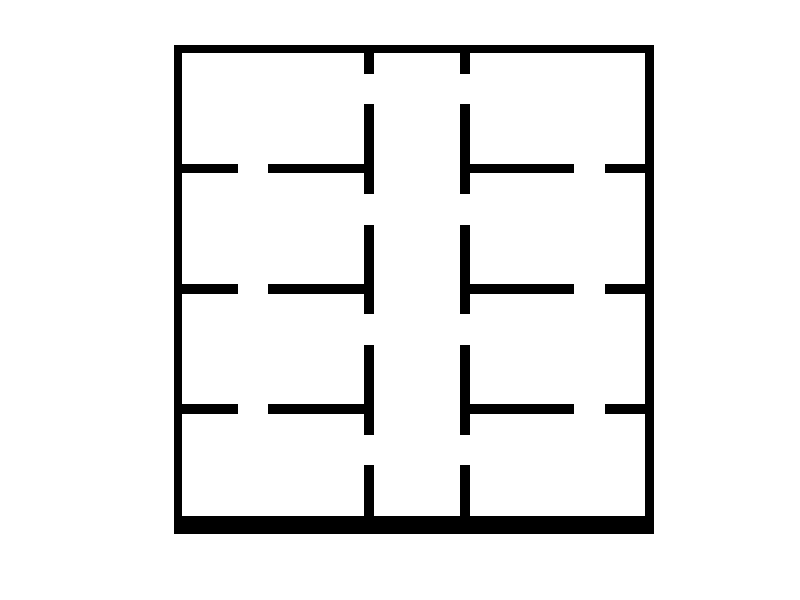
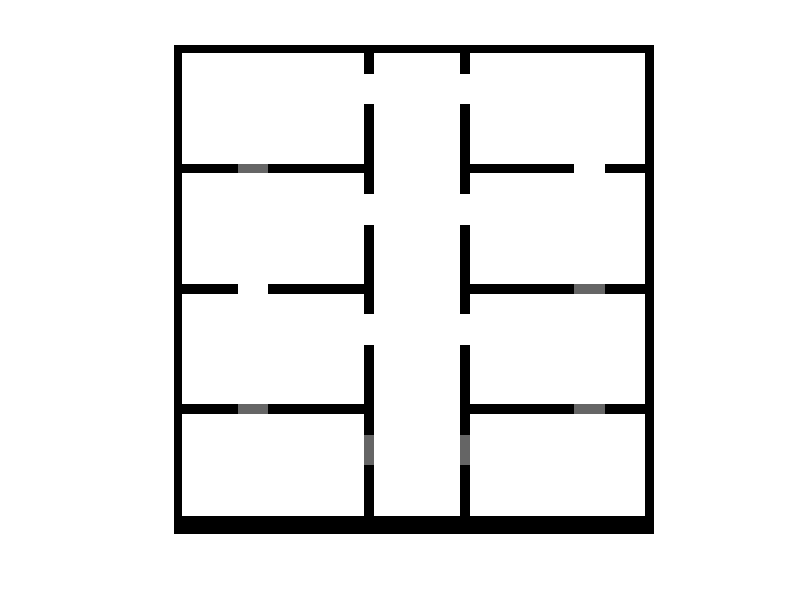

Reproduce these figures in MATLAB, in order.
w = 300;
h = 300;
room_h = h/4;
door_size = room_h/4;
Map = ones(h, w);
wall_w = 5;

obstacle_cost = 0.4;

% make border around map
Map(1:h, 1:wall_w) = 0;
Map(1:h, h-wall_w:w) = 0;
Map(1:wall_w, 1:w) = 0;
Map(h-wall_w:h, 1:w) = 0;

% vertical wall
leftcorridor_x = 120;
rightcorridor_x = 180;

% corridor
Map(1:h, leftcorridor_x:leftcorridor_x+wall_w) = 0;
Map(1:h, rightcorridor_x:rightcorridor_x+wall_w) = 0;

% horizontal walls
for i = 1:4
    % left room
    Map(room_h*i:room_h*i+wall_w, 1:leftcorridor_x) = 0;
    % left room vertical door
    Map(room_h*i - (room_h/2) - door_size: room_h*i - (room_h/2),...
        leftcorridor_x:leftcorridor_x+wall_w) = 1;
    % left room horizontal door
    if(i ~=4)
        Map(room_h*i:room_h*i+wall_w, ...
            leftcorridor_x/2-door_size:leftcorridor_x/2) = 1;
    end
    
    % right room
    Map(room_h*i:room_h*i+wall_w, rightcorridor_x:w) = 0;
    % right room vertical door
    Map(room_h*i - (room_h/2) - door_size: room_h*i - (room_h/2),...
        rightcorridor_x:rightcorridor_x+wall_w) = 1;
    % right room horizontal door
    if(i ~=4)
       Map(room_h*i:room_h*i+wall_w, ...
            3*rightcorridor_x/2-door_size:3*rightcorridor_x/2) = 1;
    end
end

figure(1);
imshow(mat2gray(Map));
imwrite(Map,'office_known.pgm');

%% make unknown map
Map_unknown = Map;

% close some doors at random
horiz_doors_left = randperm(3);
horiz_doors_right = randperm(3);

for ctr = 1:2
    % left room horizontal door    
    i = horiz_doors_left(ctr);
    Map_unknown(room_h*i:room_h*i+wall_w, ...
        leftcorridor_x/2-door_size:leftcorridor_x/2) = obstacle_cost;

    i = horiz_doors_right(ctr);
    % right room horizontal door
    Map_unknown(room_h*i:room_h*i+wall_w, ...
            3*rightcorridor_x/2-door_size:3*rightcorridor_x/2) = obstacle_cost;        
end

vert_doors_left = randperm(4);
vert_doors_right = randperm(4);

for ctr = 1
    i = vert_doors_left(ctr);
    % left room vertical door
    Map_unknown(room_h*i - (room_h/2) - door_size: room_h*i - (room_h/2),...
        leftcorridor_x:leftcorridor_x+wall_w) = obstacle_cost;
    
    i = vert_doors_right(ctr);
    % right room vertical door
    Map_unknown(room_h*i - (room_h/2) - door_size: room_h*i - (room_h/2),...
        rightcorridor_x:rightcorridor_x+wall_w) = obstacle_cost;
end
% add some random obstacles
% num_obstacles = 10;
% obstacles_w = door_size/4;
% obstacles_h = 2;
% obstacles_x = h/2+randperm(h/2, num_obstacles);
% obstacles_y = 5+ randperm(w, num_obstacles);
% for i = 1:num_obstacles
%     Map_unknown(obstacles_x(i)-obstacles_h:obstacles_x(i) + obstacles_h, obstacles_y(i) - obstacles_w:obstacles_y(i) + obstacles_w) = obstacle_cost;
% end
figure(2);
imshow(mat2gray(Map_unknown));
imwrite(Map_unknown, 'office_unknown.pgm');